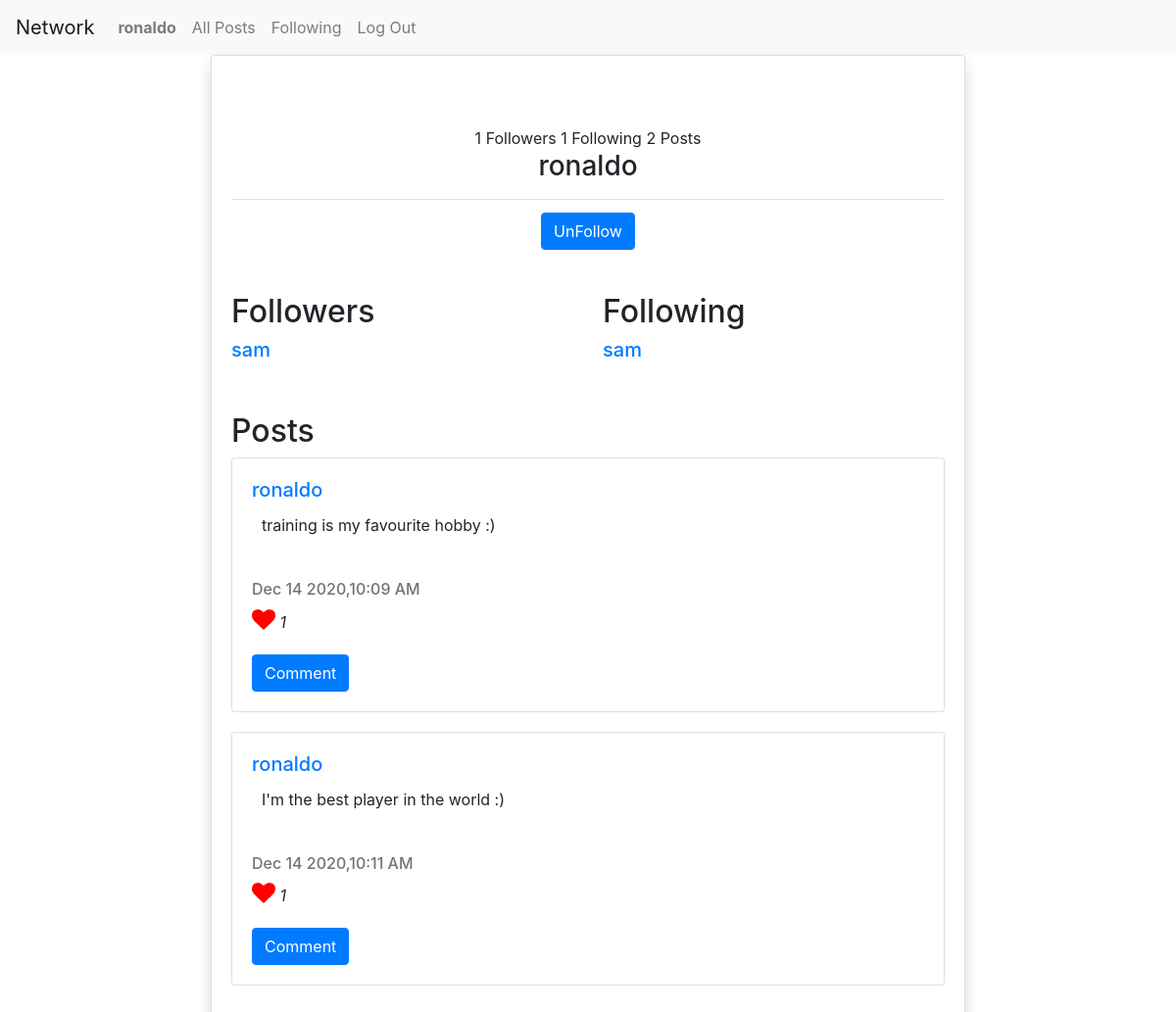
Screenshot of /users/ronaldo/ (signed in) with the database file from the repository.
### network/models.py (models this page shows, shortened)
class UserFollowing(models.Model):
    user = models.ForeignKey(User, related_name="following", on_delete=models.CASCADE)
    following_user= models.ForeignKey(User, related_name="followers", on_delete=models.CASCADE)
    created = models.DateTimeField(auto_now_add=True)

class Post(models.Model):
    description = models.CharField(max_length = 2048, blank = False, default = 'What are you thinking?')
    date_posted = models.DateTimeField(default=timezone.now)
    user = models.ForeignKey(User, on_delete=models.CASCADE, related_name='posts', default="")
    def __str__(self):
        return f'{self.description}'
    def format_time(self):
        return self.date_posted.strftime("%b %-d %Y,%-I:%M %p")

### network/views.py (the view)
# urls.py: path("users/<slug>/", views.profile, name="profile"),
def profile(request, slug):
    if not request.user.is_authenticated:
        return HttpResponseRedirect(reverse("login"))
    profileUser = Profile.objects.filter(slug=slug).first()
    user = profileUser.user
    posts = user.posts.all()
    followers = user.followers.all()
    following = user.following.all()
    currentUserFollowing = request.user.following.all()
    currentUserFollowing = [following.following_user for following in currentUserFollowing]
    user_posts = request.user.posts.all()
    liked_posts = request.user.likes.all()
    liked_posts = [liked_post.post for liked_post in liked_posts]
    print(liked_posts)
    context = {
        'user': user,
        'followers': followers,
        'following': following,
        'posts': posts,
        'current_following': currentUserFollowing,
        'user_posts':user_posts,
        'liked_posts': liked_posts,
    }
    return render(request, 'network/profile.html', context)

### network/models.py (called while the page is built)
    def get_absolute_url(self):
        return f"/users/{self.slug}"

### network/templates/network/profile.html (shortened to what this page needs)
{% extends "network/layout.html" %} {% block body %}
<div class="col-xl-8 m-auto order-xl-2 mb-5 mb-xl-0">
    <div class="card card-profile shadow">
        <div class="card-body pt-0 pt-md-4">
            <div class="row">
                <div class="col">
                    <div class="card-profile-stats d-flex justify-content-center mt-md-5">
                        <div>
                            <span class="heading">{{ followers.count }}</span>
                            <span class="description">Followers</span>
                            <span class="heading">{{ following.count }}</span>
                            <span class="description">Following</span>
                            <span class="heading">{{ posts.count }}</span>
                            <span class="description">
                            Posts
                        </span>
                        </div>
                    </div>
                </div>
            </div>
            <div class="text-center">
                <h3>
                    {{user.username}}
                </h3>
                <hr class="my-2"> {% if user.username != request.user.username %}
                <div class="follow">
                    {% if user in current_following %}
                    <small><a onclick="follow_click()" class="btn btn-primary" id="follow_button" href="{% url 'follow' user.id %}">UnFollow</a></small> {% else %}
                    <small><a onclick="follow_click()" class="btn btn-primary" id="follow_button" href="{% url 'follow' user.id %}">Follow</a></small> {% endif %}
                </div>
                {% endif %}
            </div>
        </div>
        <div class="card-body pt-0 pt-md-4">
            <div class="row">
                <div class="col">
                    <h2> Followers </h2>
                    {% for user_follower in followers %}
                    <h5><a href='{{ user_follower.user.profile.get_absolute_url }}'>{{ user_follower.user.username }}</a></h5>
                    {% endfor %}
                </div>
                <div class="col">
                    <h2> Following </h2>
                    {% for user_follower in following %}
                    <h5><a href='{{ user_follower.following_user.profile.get_absolute_url }}'>{{ user_follower.following_user.username }}</a></h5>
                    {% endfor %}
                </div>
            </div>
        </div>
        <div class="card-body pt-0 pt-md-4">
            <h2> Posts </h2>
            {% for post in posts %}
            <div class='card'>
                <div class='card-body'>
                    <div class='card-title'>
                        <h5><a href='{{ post.user.profile.get_absolute_url }}'>{{ post.user.username }}</a></h5>
                    </div>
                    <div class='description' id='d_{{post.id}}'>
                        <p class='card-text' id='content_{{post.id}}'>{{ post.description }}</p>
                    </div>
                    <div class='card-subtitle mb-2 text-muted'>
                        <h6>{{ post.format_time }}</h6>
                    </div>
                    {% if post in liked_posts %}
                    <div class='like'>
                        <p>
                            <i onclick="like({{post.id}})" id='like_button{{post.id}}' class='fa fa-heart'>
                        </i>
                            <i id='numOfLike{{post.id}}'> {{ post.likes.count }}</i>
                        </p>
                    </div>
                    {% endif %}
                    <div class='button-group' id='btn-gr-{{post.id}}'>
                        <div class='comment'>
                            <button onclick="list_comments({{post.id}})" class='btn btn-primary mr-3'>Comment</button>
                        </div>
                    </div>
                </div>
            </div>
            {% endfor %}
        </div>
    </div>
</div>
{% endblock %}

### network/templates/network/layout.html (shortened to what this page needs)
{% load static %}
<!DOCTYPE html>
<html lang="en">
<head>
    <link rel="stylesheet" href="https://stackpath.bootstrapcdn.com/bootstrap/4.4.1/css/bootstrap.min.css">
    <link rel="stylesheet" href="https://cdnjs.cloudflare.com/ajax/libs/font-awesome/4.7.0/css/font-awesome.min.css">
    <link href="{% static 'network/styles.css' %}?version = 1.1" rel="stylesheet">
</head>
<body>
    <nav class="navbar navbar-expand-lg navbar-light bg-light">
        <a class="navbar-brand" href="{% url 'index' %}">Network</a>
        <div>
            <ul class="navbar-nav mr-auto">
                {% if user.is_authenticated %}
                <li class="nav-item">
                    <a class="nav-link" href="{{ user.profile.get_absolute_url }}"><strong>{{ user.username }}</strong></a>
                </li>
                {% endif %}
                <li class="nav-item">
                    <a id='allpost' class="nav-link" href="{% url 'index' %}">All Posts</a>
                </li>
                {% if user.is_authenticated %}
                <li class="nav-item">
                    <a id='following' class="nav-link" href="{% url 'following' request.user.username %}">Following</a>
                </li>
                <li class="nav-item">
                    <a class="nav-link" href="{% url 'logout' %}">Log Out</a>
                </li>
                {% endif %}
            </ul>
        </div>
    </nav>
    <div class="body">
        {% block body %} {% endblock %}
    </div>
</body>
</html>

### network/static/network/styles.css (style rules this page uses)
.card { margin-bottom: 20px !important; }
.card-text { margin: 10px; }
.description { margin-bottom: 50px; margin-top: 10px; }
.btn { margin-top: 5px; }
.fa-heart { color: red; cursor: pointer; font-size: 24px; }

### rows the page displays
UserFollowing: user.username "sam"
UserFollowing: following_user.username "sam"
Post: user.username "ronaldo", description "training is my favourite hobby :)", format_time "Dec 14 2020,10:09 AM", likes.count "1"
Post: user.username "ronaldo", description "I'm the best player in the world :)", format_time "Dec 14 2020,10:11 AM", likes.count "1"

### other values shown
{{ user.username }} "ronaldo"
{{ followers.count }} "1"
{{ following.count }} "1"
{{ posts.count }} "2"
